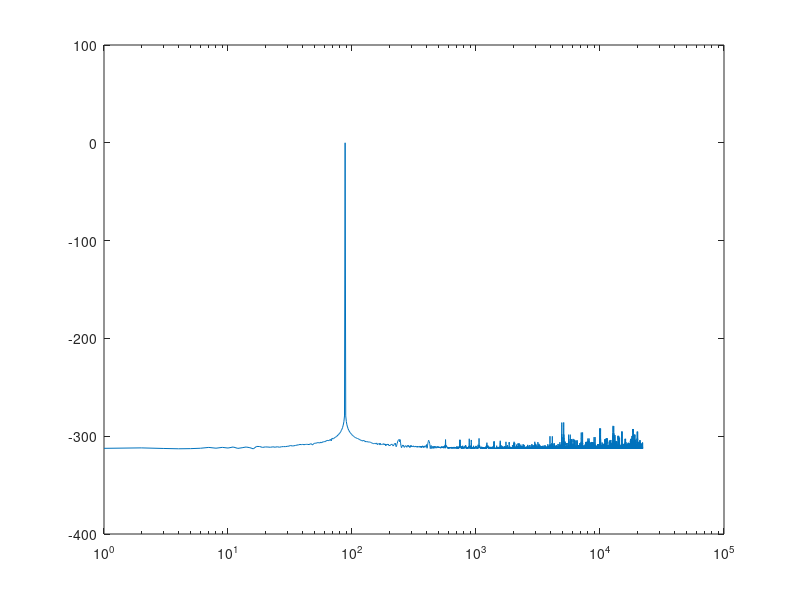

The MATLAB source for this figure:
fs = 44100;
t = (0:1/fs:1-1/fs);
f0 = 88;
y1 = sin(2*pi*f0*t);
Y = fft(y1);
N = length(Y);
ampl = abs(Y(1:N/2)) * 2 / N;
ampl_db = 20 * log10(ampl + eps)
asix = (0:N/2-1)*(fs/N);

figure
semilogx(asix, ampl_db);

audiowrite('test88.wav', y1, fs);
